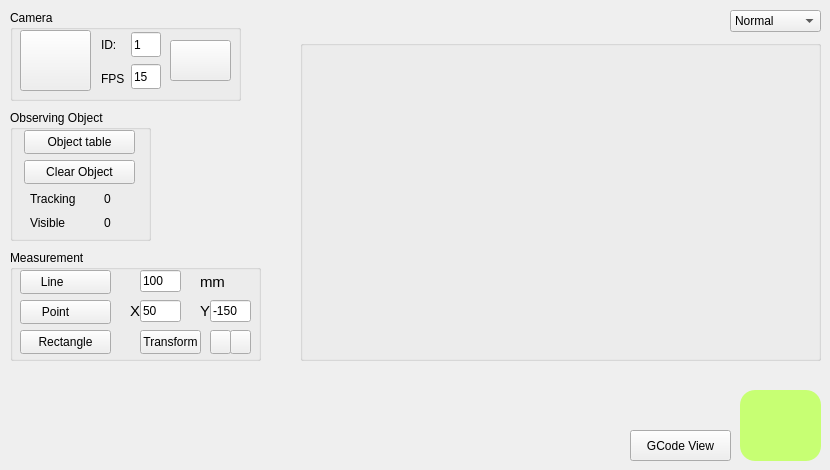
      <widget class="QWidget" name="tab3">
       <attribute name="title">
        <string>            Image Processing           </string>
       </attribute>
       <widget class="QGroupBox" name="groupBox_7">
        <property name="geometry">
         <rect>
          <x>10</x>
          <y>10</y>
          <width>231</width>
          <height>91</height>
         </rect>
        </property>
        <property name="title">
         <string>Camera</string>
        </property>
        <widget class="QPushButton" name="btnLoadCam">
         <property name="geometry">
          <rect>
           <x>10</x>
           <y>20</y>
           <width>71</width>
           <height>61</height>
          </rect>
         </property>
         <property name="text">
          <string/>
         </property>
         <property name="icon">
          <iconset resource="img.qrc">
           <normaloff>:/icons/webcam_on.png</normaloff>
           <normalon>:/icons/webcam_off.png</normalon>:/icons/webcam_on.png</iconset>
         </property>
         <property name="iconSize">
          <size>
           <width>50</width>
           <height>50</height>
          </size>
         </property>
         <property name="checkable">
          <bool>true</bool>
         </property>
        </widget>
        <widget class="QPushButton" name="btnCaptureImage">
         <property name="geometry">
          <rect>
           <x>160</x>
           <y>30</y>
           <width>61</width>
           <height>41</height>
          </rect>
         </property>
         <property name="text">
          <string/>
         </property>
         <property name="icon">
          <iconset resource="img.qrc">
           <normaloff>:/icons/photography.png</normaloff>:/icons/photography.png</iconset>
         </property>
         <property name="iconSize">
          <size>
           <width>30</width>
           <height>30</height>
          </size>
         </property>
        </widget>
        <widget class="QWidget" name="layoutWidget">
         <property name="geometry">
          <rect>
           <x>91</x>
           <y>21</y>
           <width>24</width>
           <height>61</height>
          </rect>
         </property>
         <layout class="QVBoxLayout" name="verticalLayout_2">
          <item>
           <widget class="QLabel" name="label_11">
            <property name="text">
             <string>ID:</string>
            </property>
           </widget>
          </item>
          <item>
           <widget class="QLabel" name="label_12">
            <property name="text">
             <string>FPS:</string>
            </property>
           </widget>
          </item>
         </layout>
        </widget>
        <widget class="QWidget" name="layoutWidget">
         <property name="geometry">
          <rect>
           <x>121</x>
           <y>21</y>
           <width>32</width>
           <height>61</height>
          </rect>
         </property>
         <layout class="QVBoxLayout" name="verticalLayout_3">
          <item>
           <widget class="QLineEdit" name="leIDCam">
            <property name="sizePolicy">
             <sizepolicy hsizetype="Fixed" vsizetype="Fixed">
              <horstretch>0</horstretch>
              <verstretch>0</verstretch>
             </sizepolicy>
            </property>
            <property name="maximumSize">
             <size>
              <width>30</width>
              <height>25</height>
             </size>
            </property>
            <property name="text">
             <string>1</string>
            </property>
           </widget>
          </item>
          <item>
           <widget class="QLineEdit" name="leFPS">
            <property name="sizePolicy">
             <sizepolicy hsizetype="Fixed" vsizetype="Fixed">
              <horstretch>0</horstretch>
              <verstretch>0</verstretch>
             </sizepolicy>
            </property>
            <property name="maximumSize">
             <size>
              <width>30</width>
              <height>25</height>
             </size>
            </property>
            <property name="text">
             <string>15</string>
            </property>
           </widget>
          </item>
         </layout>
        </widget>
       </widget>
       <widget class="QPushButton" name="btnStartProgram">
        <property name="geometry">
         <rect>
          <x>740</x>
          <y>390</y>
          <width>81</width>
          <height>71</height>
         </rect>
        </property>
        <property name="autoFillBackground">
         <bool>false</bool>
        </property>
        <property name="styleSheet">
         <string notr="true">QPushButton
{
	border-radius:15px;
	background-color:rgb(199, 255, 115);
}
</string>
        </property>
        <property name="text">
         <string/>
        </property>
        <property name="icon">
         <iconset resource="img.qrc">
          <normaloff>:/icons/play.png</normaloff>
          <normalon>:/icons/stop-button.png</normalon>:/icons/play.png</iconset>
        </property>
        <property name="iconSize">
         <size>
          <width>65</width>
          <height>65</height>
         </size>
        </property>
        <property name="checkable">
         <bool>true</bool>
        </property>
       </widget>
       <widget class="QComboBox" name="cmbModeDisplay">
        <property name="geometry">
         <rect>
          <x>730</x>
          <y>10</y>
          <width>91</width>
          <height>22</height>
         </rect>
        </property>
        <property name="layoutDirection">
         <enum>Qt::LeftToRight</enum>
        </property>
        <item>
         <property name="text">
          <string>Normal</string>
         </property>
        </item>
        <item>
         <property name="text">
          <string>Processing</string>
         </property>
        </item>
        <item>
         <property name="text">
          <string>Calibration</string>
         </property>
        </item>
        <item>
         <property name="text">
          <string>Result</string>
         </property>
        </item>
       </widget>
       <widget class="QGroupBox" name="groupBox_8">
        <property name="geometry">
         <rect>
          <x>10</x>
          <y>110</y>
          <width>141</width>
          <height>131</height>
         </rect>
        </property>
        <property name="title">
         <string>Observing Object</string>
        </property>
        <widget class="QPushButton" name="btnShowObjectTrackingTable">
         <property name="geometry">
          <rect>
           <x>14</x>
           <y>20</y>
           <width>111</width>
           <height>24</height>
          </rect>
         </property>
         <property name="text">
          <string>Object table</string>
         </property>
        </widget>
        <widget class="QPushButton" name="btnClearAllObject">
         <property name="geometry">
          <rect>
           <x>14</x>
           <y>50</y>
           <width>111</width>
           <height>24</height>
          </rect>
         </property>
         <property name="text">
          <string>Clear Object</string>
         </property>
        </widget>
        <widget class="QWidget" name="layoutWidget">
         <property name="geometry">
          <rect>
           <x>20</x>
           <y>80</y>
           <width>101</width>
           <height>42</height>
          </rect>
         </property>
         <layout class="QHBoxLayout" name="horizontalLayout_2">
          <item>
           <layout class="QVBoxLayout" name="verticalLayout_4">
            <item>
             <widget class="QLabel" name="label_13">
              <property name="text">
               <string>Tracking</string>
              </property>
             </widget>
            </item>
            <item>
             <widget class="QLabel" name="label_14">
              <property name="text">
               <string>Visible</string>
              </property>
             </widget>
            </item>
           </layout>
          </item>
          <item>
           <layout class="QVBoxLayout" name="verticalLayout_5">
            <item>
             <widget class="QLabel" name="lbTrackingObjectNumber">
              <property name="text">
               <string>0</string>
              </property>
              <property name="alignment">
               <set>Qt::AlignCenter</set>
              </property>
             </widget>
            </item>
            <item>
             <widget class="QLabel" name="lbVisibleObjectNumber">
              <property name="text">
               <string>0</string>
              </property>
              <property name="alignment">
               <set>Qt::AlignCenter</set>
              </property>
             </widget>
            </item>
           </layout>
          </item>
         </layout>
        </widget>
       </widget>
       <widget class="QPushButton" name="btnGCodeView">
        <property name="geometry">
         <rect>
          <x>630</x>
          <y>430</y>
          <width>101</width>
          <height>31</height>
         </rect>
        </property>
        <property name="text">
         <string>GCode View</string>
        </property>
        <property name="icon">
         <iconset resource="img.qrc">
          <normaloff>:/icons/letter-g.png</normaloff>:/icons/letter-g.png</iconset>
        </property>
        <property name="iconSize">
         <size>
          <width>20</width>
          <height>20</height>
         </size>
        </property>
       </widget>
       <widget class="QGroupBox" name="groupBox">
        <property name="geometry">
         <rect>
          <x>10</x>
          <y>250</y>
          <width>251</width>
          <height>111</height>
         </rect>
        </property>
        <property name="title">
         <string>Measurement</string>
        </property>
        <widget class="QPushButton" name="btnLine">
         <property name="geometry">
          <rect>
           <x>10</x>
           <y>20</y>
           <width>91</width>
           <height>24</height>
          </rect>
         </property>
         <property name="text">
          <string> Line         </string>
         </property>
         <property name="icon">
          <iconset resource="img.qrc">
           <normaloff>:/icons/measure.png</normaloff>:/icons/measure.png</iconset>
         </property>
         <property name="checkable">
          <bool>true</bool>
         </property>
        </widget>
        <widget class="QPushButton" name="btnPoint">
         <property name="geometry">
          <rect>
           <x>10</x>
           <y>50</y>
           <width>91</width>
           <height>24</height>
          </rect>
         </property>
         <property name="layoutDirection">
          <enum>Qt::LeftToRight</enum>
         </property>
         <property name="text">
          <string> Point       </string>
         </property>
         <property name="icon">
          <iconset resource="img.qrc">
           <normaloff>:/icons/graph.png</normaloff>:/icons/graph.png</iconset>
         </property>
         <property name="checkable">
          <bool>true</bool>
         </property>
        </widget>
        <widget class="QPushButton" name="btnRectangle">
         <property name="geometry">
          <rect>
           <x>10</x>
           <y>80</y>
           <width>91</width>
           <height>24</height>
          </rect>
         </property>
         <property name="text">
          <string>Rectangle</string>
         </property>
         <property name="icon">
          <iconset resource="img.qrc">
           <normaloff>:/icons/frame.png</normaloff>:/icons/frame.png</iconset>
         </property>
         <property name="checkable">
          <bool>true</bool>
         </property>
        </widget>
        <widget class="QLineEdit" name="leRealDistance">
         <property name="geometry">
          <rect>
           <x>130</x>
           <y>20</y>
           <width>41</width>
           <height>22</height>
          </rect>
         </property>
         <property name="text">
          <string>100</string>
         </property>
        </widget>
        <widget class="QLineEdit" name="leXCoordinate">
         <property name="geometry">
          <rect>
           <x>130</x>
           <y>50</y>
           <width>41</width>
           <height>22</height>
          </rect>
         </property>
         <property name="text">
          <string>50</string>
         </property>
        </widget>
        <widget class="QLineEdit" name="leYCoordinate">
         <property name="geometry">
          <rect>
           <x>200</x>
           <y>50</y>
           <width>41</width>
           <height>22</height>
          </rect>
         </property>
         <property name="text">
          <string>-150</string>
         </property>
        </widget>
        <widget class="QLabel" name="label_17">
         <property name="geometry">
          <rect>
           <x>190</x>
           <y>21</y>
           <width>41</width>
           <height>21</height>
          </rect>
         </property>
         <property name="font">
          <font>
           <pointsize>11</pointsize>
          </font>
         </property>
         <property name="text">
          <string>mm</string>
         </property>
        </widget>
        <widget class="QLabel" name="label_18">
         <property name="geometry">
          <rect>
           <x>120</x>
           <y>50</y>
           <width>16</width>
           <height>21</height>
          </rect>
         </property>
         <property name="font">
          <font>
           <pointsize>11</pointsize>
          </font>
         </property>
         <property name="text">
          <string>X</string>
         </property>
        </widget>
        <widget class="QLabel" name="label_19">
         <property name="geometry">
          <rect>
           <x>190</x>
           <y>50</y>
           <width>16</width>
           <height>21</height>
          </rect>
         </property>
         <property name="font">
          <font>
           <pointsize>11</pointsize>
          </font>
         </property>
         <property name="text">
          <string>Y</string>
         </property>
        </widget>
        <widget class="QPushButton" name="btnTransform">
         <property name="geometry">
          <rect>
           <x>130</x>
           <y>80</y>
           <width>61</width>
           <height>24</height>
          </rect>
         </property>
         <property name="text">
          <string>Transform</string>
         </property>
         <property name="checkable">
          <bool>true</bool>
         </property>
        </widget>
        <widget class="QPushButton" name="btnSaveSettings">
         <property name="geometry">
          <rect>
           <x>200</x>
           <y>80</y>
           <width>21</width>
           <height>24</height>
          </rect>
         </property>
         <property name="text">
          <string/>
         </property>
         <property name="icon">
          <iconset>
           <normaloff>icons/save.png</normaloff>icons/save.png</iconset>
         </property>
        </widget>
        <widget class="QPushButton" name="btnLoadSettings">
         <property name="geometry">
          <rect>
           <x>220</x>
           <y>80</y>
           <width>21</width>
           <height>24</height>
          </rect>
         </property>
         <property name="text">
          <string/>
         </property>
         <property name="icon">
          <iconset>
           <normaloff>icons/file.png</normaloff>icons/file.png</iconset>
         </property>
        </widget>
        <zorder>label_18</zorder>
        <zorder>label_19</zorder>
        <zorder>btnLine</zorder>
        <zorder>btnPoint</zorder>
        <zorder>btnRectangle</zorder>
        <zorder>leRealDistance</zorder>
        <zorder>leXCoordinate</zorder>
        <zorder>leYCoordinate</zorder>
        <zorder>label_17</zorder>
        <zorder>btnTransform</zorder>
        <zorder>btnSaveSettings</zorder>
        <zorder>btnLoadSettings</zorder>
       </widget>
       <widget class="QGroupBox" name="grpCam">
        <property name="geometry">
         <rect>
          <x>300</x>
          <y>40</y>
          <width>521</width>
          <height>321</height>
         </rect>
        </property>
        <property name="title">
         <string/>
        </property>
        <widget class="CameraWidget" name="lblCam" native="true">
         <property name="geometry">
          <rect>
           <x>10</x>
           <y>10</y>
           <width>500</width>
           <height>300</height>
          </rect>
         </property>
         <property name="cursor">
          <cursorShape>PointingHandCursor</cursorShape>
         </property>
        </widget>
       </widget>
      </widget>
